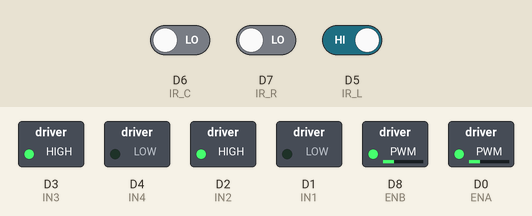
The sketch below on a simulated ESP8266 (NodeMCU). On the bench: switched loads named in the sketch (green lamp = pin HIGH). Dashed ring = blinking. The inputs (shaded band) are chosen by the test bench; at power-on: D6 (IR_C) LOW, D7 (IR_R) LOW, D5 (IR_L) HIGH.

Above: at 1.2 s.
1.3 s: D6 (IR_C) driven HIGH
At 1.45 s:
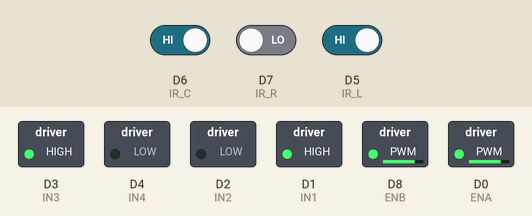
At 2.18 s:
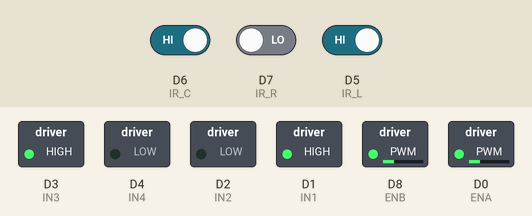
4.3 s: D6 (IR_C) driven LOW
At 4.8 s:
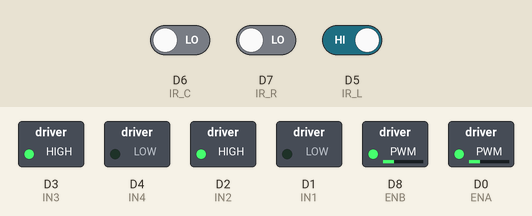
Timing chart, 0 to 7.3 s (numbered marks = the images above; inputs shaded):
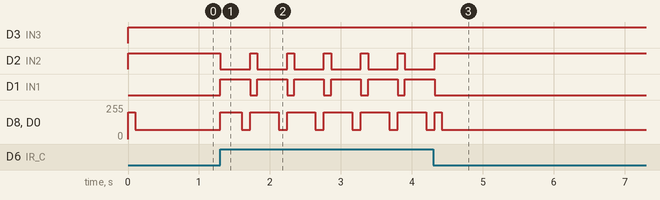

The sketch:

_left_cave.ino
```cpp
#define IR_L D5
#define IR_C D6
#define IR_R D7

#define IN1 D1
#define IN2 D2
#define IN3 D3
#define IN4 D4
#define ENA D0
#define ENB D8

#define BLACK 1

int FWD_SLOW   = 70;
int ROT_SLOW   = 70;

int KICK_PWM   = 200;
int KICK_MS    = 100;

unsigned long junctionStart = 0;
const unsigned long JUNCTION_CONFIRM_MS = 120;

void setup() {
  Serial.begin(115200);

  pinMode(IR_L, INPUT);
  pinMode(IR_C, INPUT);
  pinMode(IR_R, INPUT);

  pinMode(IN1, OUTPUT); pinMode(IN2, OUTPUT);
  pinMode(IN3, OUTPUT); pinMode(IN4, OUTPUT);
  pinMode(ENA, OUTPUT); pinMode(ENB, OUTPUT);

  stopMotors();
}

void loop() {
  int L = digitalRead(IR_L);
  int C = digitalRead(IR_C);
  int R = digitalRead(IR_R);


  bool isJunction = (L == BLACK && C == BLACK);
  if (isJunction) {
    if (junctionStart == 0) junctionStart = millis();

    if (millis() - junctionStart >= JUNCTION_CONFIRM_MS) {

      forwardKickThenSlow();
      delay(120);

      rotateLeftUntilCenterBlack();

      junctionStart = 0;
      return;
    }
  } else {
    junctionStart = 0;
  }


  if (L != BLACK && C == BLACK && R != BLACK) {
    forwardKickThenSlow();
  }
  else if (L == BLACK && C != BLACK && R != BLACK) {
    rotateLeftUntilCenterBlack();
  }
  else if (R == BLACK && C != BLACK && L != BLACK) {
    rotateRightUntilCenterBlack();
  }
  else if (C == BLACK) {
    forwardKickThenSlow();
  }
  else {
    stopMotors();
  }
}


void forwardKickThenSlow() {
  digitalWrite(IN1, HIGH); digitalWrite(IN2, LOW);
  digitalWrite(IN3, HIGH); digitalWrite(IN4, LOW);

  analogWrite(ENA, KICK_PWM);
  analogWrite(ENB, KICK_PWM);
  delay(KICK_MS);

  analogWrite(ENA, FWD_SLOW);
  analogWrite(ENB, FWD_SLOW);
}

void rotateLeftUntilCenterBlack() {
  digitalWrite(IN1, LOW);  digitalWrite(IN2, HIGH);
  digitalWrite(IN3, HIGH); digitalWrite(IN4, LOW);

  analogWrite(ENA, KICK_PWM);
  analogWrite(ENB, KICK_PWM);
  delay(KICK_MS);

  while (digitalRead(IR_C) != BLACK) {
    analogWrite(ENA, ROT_SLOW);
    analogWrite(ENB, ROT_SLOW);
    delay(1);
    yield();
  }
}

void rotateRightUntilCenterBlack() {
  digitalWrite(IN1, HIGH); digitalWrite(IN2, LOW);
  digitalWrite(IN3, LOW);  digitalWrite(IN4, HIGH);

  analogWrite(ENA, KICK_PWM);
  analogWrite(ENB, KICK_PWM);
  delay(KICK_MS);

  while (digitalRead(IR_C) != BLACK) {
    analogWrite(ENA, ROT_SLOW);
    analogWrite(ENB, ROT_SLOW);
    delay(1);
    yield();
  }
}

void stopMotors() {
  analogWrite(ENA, 0);
  analogWrite(ENB, 0);

  digitalWrite(IN1, LOW); digitalWrite(IN2, LOW);
  digitalWrite(IN3, LOW); digitalWrite(IN4, LOW);
}
```

Measured:
- after the input at 1.3 s, D2 (IN2): alternates HIGH for 0.10 s and LOW for 0.42 s, starting at once; D1 (IN1): alternates HIGH for 0.42 s and LOW for 0.10 s, starting at once; D8 (ENB), D0 (ENA): 70/255 → 200/255 at once, then repeats every 0.52 s: 70/255 0.12 s, 200/255 0.40 s
- after the input at 4.3 s, D2 (IN2): goes on until 4.3 s, then stays HIGH; D1 (IN1): goes on until 4.3 s, then stays LOW
